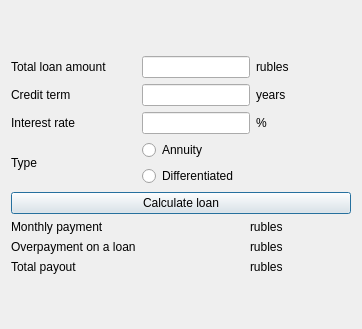
<?xml version="1.0" encoding="UTF-8"?>
<ui version="4.0">
 <class>Credit</class>
 <widget class="QDialog" name="Credit">
  <property name="geometry">
   <rect>
    <x>0</x>
    <y>0</y>
    <width>362</width>
    <height>329</height>
   </rect>
  </property>
  <property name="windowTitle">
   <string>Dialog</string>
  </property>
  <layout class="QGridLayout" name="gridLayout_2">
   <item row="0" column="0">
    <layout class="QGridLayout" name="gridLayout">
     <property name="topMargin">
      <number>1</number>
     </property>
     <item row="1" column="0">
      <widget class="QLabel" name="label">
       <property name="sizePolicy">
        <sizepolicy hsizetype="Maximum" vsizetype="Maximum">
         <horstretch>0</horstretch>
         <verstretch>0</verstretch>
        </sizepolicy>
       </property>
       <property name="text">
        <string>Credit term</string>
       </property>
      </widget>
     </item>
     <item row="0" column="0">
      <widget class="QLabel" name="total_amount">
       <property name="sizePolicy">
        <sizepolicy hsizetype="Maximum" vsizetype="Maximum">
         <horstretch>0</horstretch>
         <verstretch>0</verstretch>
        </sizepolicy>
       </property>
       <property name="text">
        <string>Total loan amount</string>
       </property>
      </widget>
     </item>
     <item row="7" column="0">
      <widget class="QLabel" name="label_4">
       <property name="sizePolicy">
        <sizepolicy hsizetype="Maximum" vsizetype="Maximum">
         <horstretch>0</horstretch>
         <verstretch>0</verstretch>
        </sizepolicy>
       </property>
       <property name="text">
        <string>Total payout</string>
       </property>
      </widget>
     </item>
     <item row="3" column="0">
      <widget class="QLabel" name="type">
       <property name="sizePolicy">
        <sizepolicy hsizetype="Maximum" vsizetype="Maximum">
         <horstretch>0</horstretch>
         <verstretch>0</verstretch>
        </sizepolicy>
       </property>
       <property name="text">
        <string>Type</string>
       </property>
      </widget>
     </item>
     <item row="5" column="0">
      <widget class="QLabel" name="payment">
       <property name="sizePolicy">
        <sizepolicy hsizetype="Minimum" vsizetype="Maximum">
         <horstretch>0</horstretch>
         <verstretch>0</verstretch>
        </sizepolicy>
       </property>
       <property name="text">
        <string>Monthly payment</string>
       </property>
      </widget>
     </item>
     <item row="3" column="1">
      <layout class="QVBoxLayout" name="verticalLayout">
       <item>
        <widget class="QRadioButton" name="annuity">
         <property name="text">
          <string>Annuity</string>
         </property>
        </widget>
       </item>
       <item>
        <widget class="QRadioButton" name="differentiated">
         <property name="text">
          <string>Differentiated</string>
         </property>
        </widget>
       </item>
      </layout>
     </item>
     <item row="2" column="0">
      <widget class="QLabel" name="label_2">
       <property name="sizePolicy">
        <sizepolicy hsizetype="Maximum" vsizetype="Maximum">
         <horstretch>0</horstretch>
         <verstretch>0</verstretch>
        </sizepolicy>
       </property>
       <property name="text">
        <string>Interest rate</string>
       </property>
      </widget>
     </item>
     <item row="6" column="0">
      <widget class="QLabel" name="label_3">
       <property name="sizePolicy">
        <sizepolicy hsizetype="Maximum" vsizetype="Maximum">
         <horstretch>0</horstretch>
         <verstretch>0</verstretch>
        </sizepolicy>
       </property>
       <property name="text">
        <string>Overpayment on a loan</string>
       </property>
      </widget>
     </item>
     <item row="4" column="0" colspan="2">
      <widget class="QPushButton" name="pushButton">
       <property name="text">
        <string>Calculate loan</string>
       </property>
      </widget>
     </item>
     <item row="1" column="1">
      <layout class="QHBoxLayout" name="horizontalLayout">
       <item>
        <widget class="QLineEdit" name="term">
         <property name="sizePolicy">
          <sizepolicy hsizetype="Maximum" vsizetype="Maximum">
           <horstretch>0</horstretch>
           <verstretch>0</verstretch>
          </sizepolicy>
         </property>
        </widget>
       </item>
       <item>
        <widget class="QLabel" name="label_5">
         <property name="sizePolicy">
          <sizepolicy hsizetype="Preferred" vsizetype="Maximum">
           <horstretch>0</horstretch>
           <verstretch>0</verstretch>
          </sizepolicy>
         </property>
         <property name="text">
          <string>years</string>
         </property>
        </widget>
       </item>
      </layout>
     </item>
     <item row="0" column="1">
      <layout class="QHBoxLayout" name="horizontalLayout_2">
       <item>
        <widget class="QLineEdit" name="totalamount">
         <property name="sizePolicy">
          <sizepolicy hsizetype="Maximum" vsizetype="Maximum">
           <horstretch>0</horstretch>
           <verstretch>0</verstretch>
          </sizepolicy>
         </property>
        </widget>
       </item>
       <item>
        <widget class="QLabel" name="label_6">
         <property name="sizePolicy">
          <sizepolicy hsizetype="Preferred" vsizetype="Maximum">
           <horstretch>0</horstretch>
           <verstretch>0</verstretch>
          </sizepolicy>
         </property>
         <property name="text">
          <string>rubles</string>
         </property>
        </widget>
       </item>
      </layout>
     </item>
     <item row="2" column="1">
      <layout class="QHBoxLayout" name="horizontalLayout_3">
       <item>
        <widget class="QLineEdit" name="rate">
         <property name="sizePolicy">
          <sizepolicy hsizetype="Maximum" vsizetype="Maximum">
           <horstretch>0</horstretch>
           <verstretch>0</verstretch>
          </sizepolicy>
         </property>
        </widget>
       </item>
       <item>
        <widget class="QLabel" name="label_7">
         <property name="sizePolicy">
          <sizepolicy hsizetype="Preferred" vsizetype="Maximum">
           <horstretch>0</horstretch>
           <verstretch>0</verstretch>
          </sizepolicy>
         </property>
         <property name="text">
          <string>%</string>
         </property>
        </widget>
       </item>
      </layout>
     </item>
     <item row="5" column="1">
      <layout class="QHBoxLayout" name="horizontalLayout_4">
       <item>
        <widget class="QLabel" name="month_payment">
         <property name="text">
          <string/>
         </property>
         <property name="alignment">
          <set>Qt::AlignRight|Qt::AlignTrailing|Qt::AlignVCenter</set>
         </property>
        </widget>
       </item>
       <item>
        <widget class="QLabel" name="label_8">
         <property name="sizePolicy">
          <sizepolicy hsizetype="Preferred" vsizetype="Maximum">
           <horstretch>0</horstretch>
           <verstretch>0</verstretch>
          </sizepolicy>
         </property>
         <property name="text">
          <string>rubles</string>
         </property>
        </widget>
       </item>
      </layout>
     </item>
     <item row="6" column="1">
      <layout class="QHBoxLayout" name="horizontalLayout_5">
       <item>
        <widget class="QLabel" name="overpayment">
         <property name="text">
          <string/>
         </property>
         <property name="alignment">
          <set>Qt::AlignRight|Qt::AlignTrailing|Qt::AlignVCenter</set>
         </property>
        </widget>
       </item>
       <item>
        <widget class="QLabel" name="label_9">
         <property name="sizePolicy">
          <sizepolicy hsizetype="Preferred" vsizetype="Maximum">
           <horstretch>0</horstretch>
           <verstretch>0</verstretch>
          </sizepolicy>
         </property>
         <property name="text">
          <string>rubles</string>
         </property>
        </widget>
       </item>
      </layout>
     </item>
     <item row="7" column="1">
      <layout class="QHBoxLayout" name="horizontalLayout_6">
       <item>
        <widget class="QLabel" name="total_payout">
         <property name="text">
          <string/>
         </property>
         <property name="alignment">
          <set>Qt::AlignRight|Qt::AlignTrailing|Qt::AlignVCenter</set>
         </property>
        </widget>
       </item>
       <item>
        <widget class="QLabel" name="label_10">
         <property name="sizePolicy">
          <sizepolicy hsizetype="Preferred" vsizetype="Maximum">
           <horstretch>0</horstretch>
           <verstretch>0</verstretch>
          </sizepolicy>
         </property>
         <property name="text">
          <string>rubles</string>
         </property>
        </widget>
       </item>
      </layout>
     </item>
    </layout>
   </item>
  </layout>
 </widget>
 <resources/>
 <connections/>
</ui>
